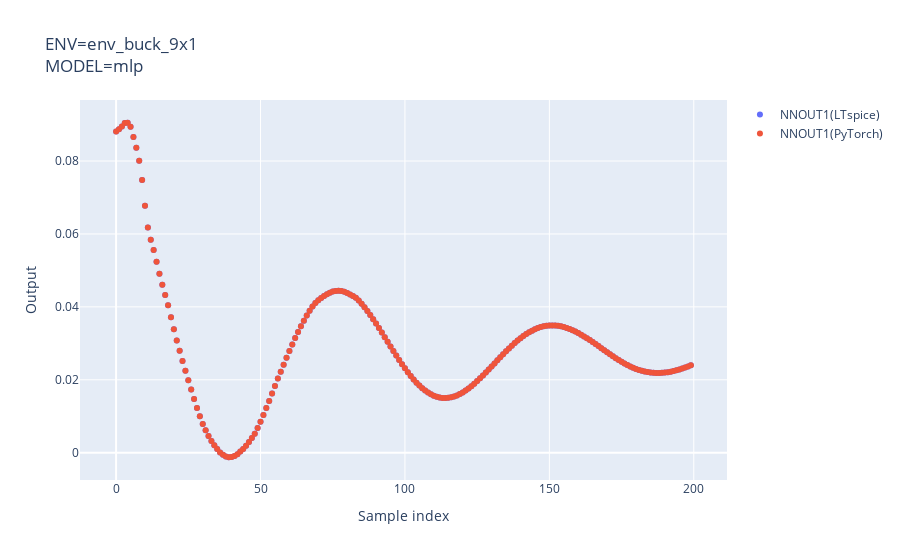

The code cell stored with this chart in its notebook:
### Code cell
ENV_NAME = "env_buck_9x1"
MODEL_NAME = "mlp"
PY_FILENAME = ENV_NAME + '_' + MODEL_NAME     # output python file name
SP_FILENAME = ENV_NAME + '_' + MODEL_NAME     # output ltspice subcircuit name
actor = step1()
actions, actions_py = step2(actor)
step3(actions, actions_py)

### Figure 1 — Plotly figure (JSON) as saved in the notebook; plotly's stock layout.template omitted (floating-point values rounded to 4 significant figures; data arrays with more than 128 entries replaced by an {"elided": "..."} marker saying what was removed)
{"data": [{"mode": "markers", "name": "NNOUT1(LTspice)", "type": "scatter", "x": {"elided": "200 int values"}, "y": {"elided": "200 float values"}}, {"mode": "markers", "name": "NNOUT1(PyTorch)", "type": "scatter", "x": {"elided": "200 int values"}, "y": {"elided": "200 float values"}}], "layout": {"title": {"text": "ENV=env_buck_9x1<br>MODEL=mlp"}, "xaxis": {"title": {"text": "Sample index"}}, "yaxis": {"title": {"text": "Output"}}}}
